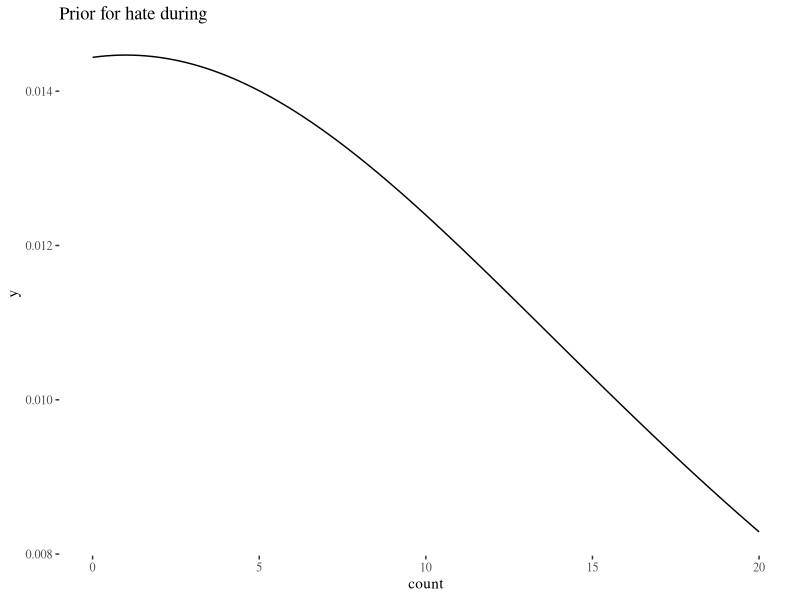
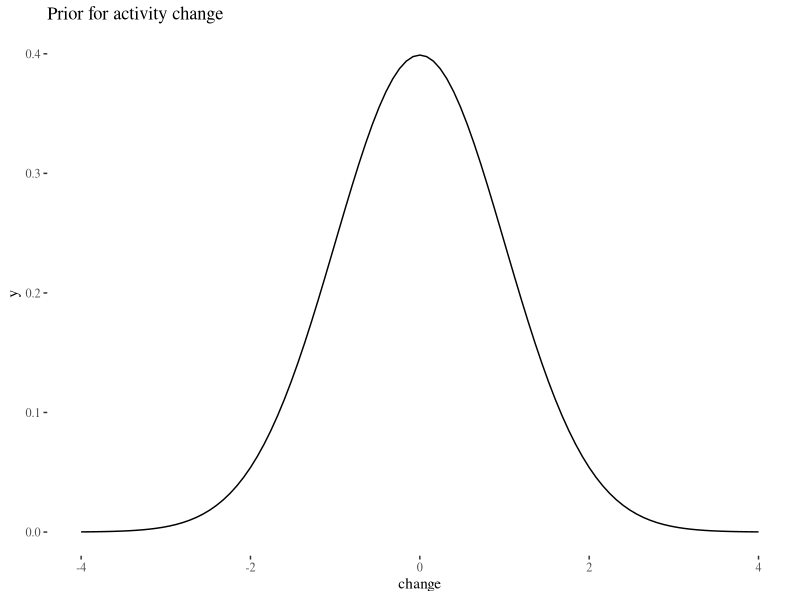
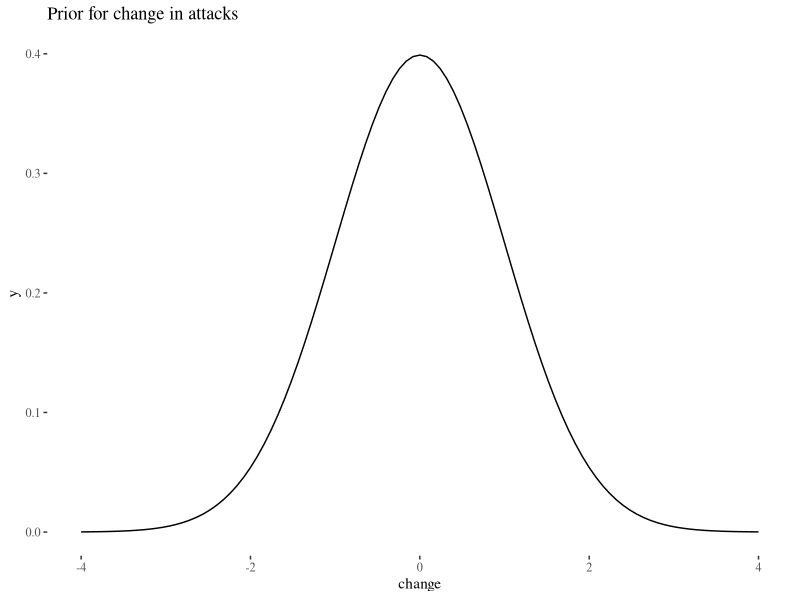

Recreate these plots in R, in order.
library(ggpubr)
library(ggplot2)
library(ggthemes)


sim <- seq(0,400,by = 1)
p <- ggplot(data = data.frame(count = sim), 
            mapping = aes(x = count))+theme_tufte()

xdnorm <- seq(-4,4,by = 0.01)
pd <- ggplot(data = data.frame(change = xdnorm), 
            mapping = aes(x = change))+theme_tufte()


priorHD <-  function(x) dcauchy(x,1,22)
p + stat_function(fun = priorHD)+xlim(c(0,20))+ggtitle("Prior for hate during")

priorAC <- function(x) dnorm(x,0,1)
pd + stat_function(fun = priorAC)+ggtitle("Prior for activity change")

priorHC <- function(x) dnorm(x,0,1)
pd + stat_function(fun = priorHC)+ggtitle("Prior for change in attacks")




